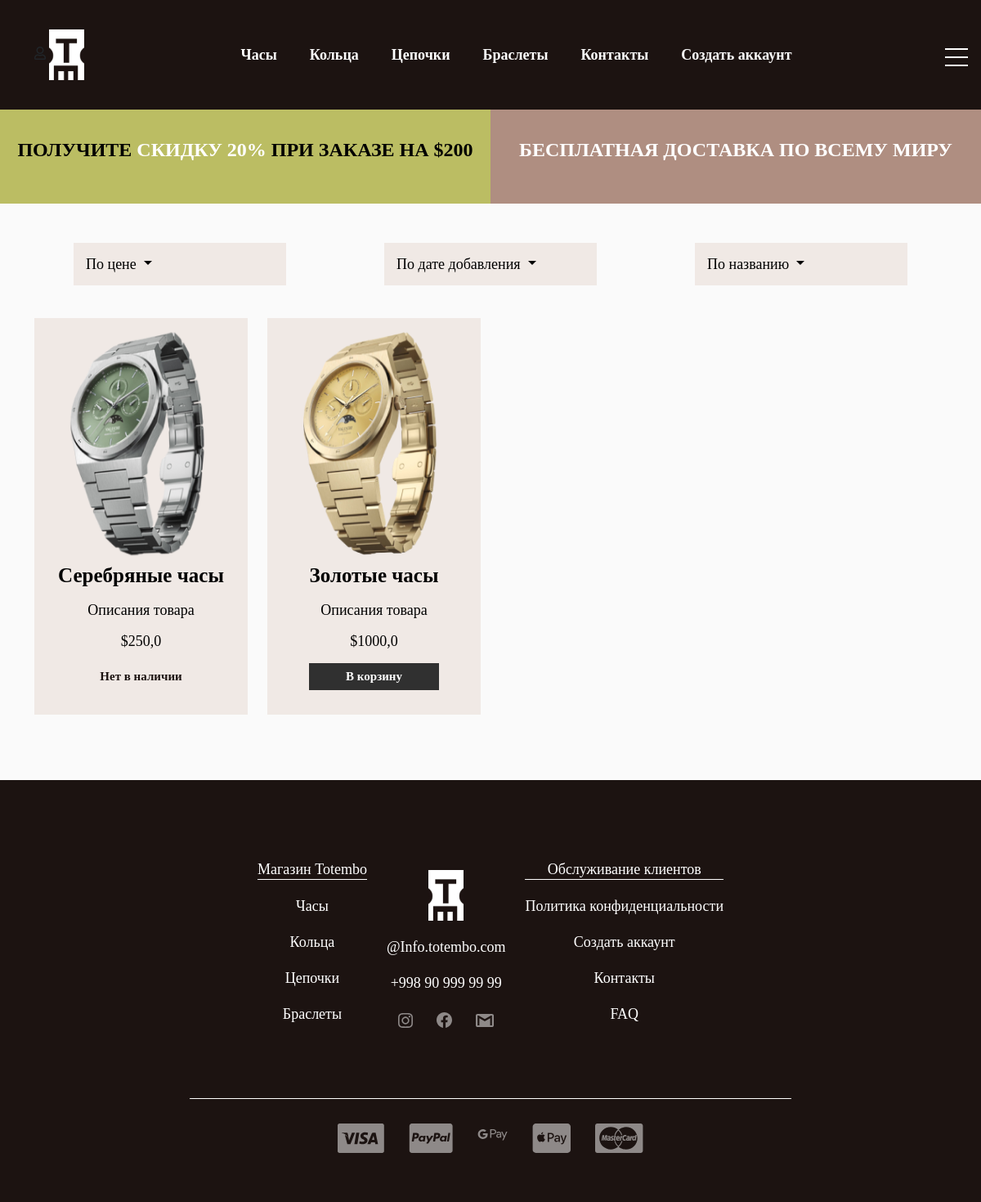
Page /category/1/ on the committed database.
### store/models.py (models this page shows, shortened)
class Category(models.Model):
    title = models.CharField(max_length=255, unique=True) # unique=True--> nomi qaytarilmasin
    def get_absolute_url(self):
        return reverse('product_list_by_category', kwargs={'pk': self.pk})

class Product(models.Model):
    name = models.CharField(max_length=255)
    price = models.FloatField()                                 # narxni float ko'rinishida ko'rsatish yani $.sent
    image = models.ImageField(null=True, blank=True)
    created_at = models.DateTimeField(auto_now_add=True)
    description = models.TextField(default='Описания товара')
    quantity = models.PositiveIntegerField()
    is_published = models.BooleanField(default=True)
    category = models.ForeignKey(Category, on_delete=models.CASCADE)    # ForeignKey--> tepadagi Category classi bilan bog'lansin
    def get_absolute_url(self):
        return reverse('product_detail', kwargs={'pk': self.pk})

### store/views.py (the view)
# urls.py: path('category/<int:pk>/', ProductListByCategory.as_view(), name='product_list_by_category'),
class ProductListByCategory(ListView):
    model = Product
    context_object_name = 'products'
    template_name = 'store/category_product_list.html'
    def get_queryset(self):
        sort_filed = self.request.GET.get('sorter')
        products = Product.objects.filter(category_id=self.kwargs['pk'])
        if sort_filed:
            products = products.order_by(sort_filed)
        return products

### store/templatetags/store_tags.py (called while the page is built)
@register.simple_tag()
def get_categories():
    return Category.objects.all()

@register.simple_tag()
def get_sorters():
    info =  [
        {
            'title': 'По цене',
            'sorters': {
                ('price', 'По возростанию'),
                ('-price', 'По убыванию'),
            }
        },
        {
            'title': 'По дате добавления',
            'sorters': {
                ('created_at', 'Сначала старые'),
                ('-created_at', 'Сначала новые'),
            }
        },
        {
            'title': 'По названию',
            'sorters': {
                ('name', 'от А до Я'),
                ('-name', 'от Я до А'),
            }
        }
    ]
    return info

@register.simple_tag()
def get_cart_product_quantity(request):
    data = cart_data(request)
    return data['cart_products_quantity']

### store/utils.py (called while the page is built, shortened)
def get_session_cart(request):
    session = request.session
    cart = session.get(settings.CART_SESSION_ID)
    if not cart:
        cart = session['cart'] = {
        }
    items = []
    order = {
        'cart_total_price': 0,
        'cart_products_quantity': 0,
        'shipping': True,
    }
    cart_products_quantity = order['cart_products_quantity']
    session.modified = True
    return {
        'order': order,
        'products': items,
        'cart_products_quantity': cart_products_quantity
    }

def cart_data(request):
    if request.user.is_authenticated:
        customer, created = Customer.objects.get_or_create(user=request.user, name=request.user.username, email=request.user.email)
        order, created = Order.objects.get_or_create(customer=customer, complete=False)
        products = order.orderproduct_set.all()
        cart_products_quantity = order.cart_products_quantity
    else:
        session_cart = get_session_cart(request)
        order = session_cart['order']
        products = session_cart['products']
        cart_products_quantity = session_cart['cart_products_quantity']
    return {
        'order': order,
        'products': products,
        'cart_products_quantity':cart_products_quantity
    }

### store/templates/store/category_product_list.html
{% extends 'base.html'  %}
{% block main %}
<main>
    {% include 'store/components/_sales.html' %}
    <section class="category_products">
        <div class="products_filter">
            <div class="container">
                <div class="row justify-content-around">
                    {% include 'store/components/_dropdown_filter.html' %}
                </div>
            </div>
        </div>
        <div class="container">
            <div class="row">
                {% for product in products %}
                <div class="col-12 col-sm-6 col-md-4 col-lg-3">
                    {% include 'store/components/_product_card.html' %}
                </div>
                {% endfor %}
            </div>
        </div>
    </section>
</main>
{% endblock main %}

### templates/components/_header_nav.html
{% load store_tags %}
{% get_categories as categories %}
<ul class="header_nav-menu d-flex justify-content-center flex-wrap text-center {% if 'category' in request.path %} border-dark {% endif %}">
    {% for category in categories %}
    <li class="header_nav-item">
        <a class="header_nav-link " href="{{ category.get_absolute_url }}">{{ category.title }}</a>
    </li>
    {% endfor %}
    <li class="header_nav-item mt-3 mt-lg-0">
        <a class="header_nav-link " href="#">Контакты</a>
    </li>
    <li class="header_nav-item mt-3 mt-lg-0">
        {% if not request.user.is_authenticated %}
            <a class="header_nav-link " href="#">Создать аккаунт</a>
        {% endif %}
    </li>
</ul>

### store/templates/store/components/_product_card.html
<div class="product_card text-center">
    <a class="product_card-detail"
       {% if product.quantity > 0 %}
        href="{{ product.get_absolute_url }}"
        {% endif %}>
        <div class="w-100">
            <img class="product_card-img img-fluid" style="height:300px;" src="{{ product.image.url }}" alt="">
        </div>
        <div class="product_card-description">
            <p class="product_card-name">{{ product.name }}</p>
            <p class="product_card-desc">{{ product.description }}</p>
            <p class="product_card-price">${{ product.price }}</p>
        </div>
    </a>
    {% if product.quantity > 0 %}
        <a href="{% url 'to_cart' product_id=product.pk action='add' %}" class="product_card-btn">В корзину</a>
    {% else %}
        <a href="" class="product_card-txt">Нет в наличии</a>
    {% endif %}
</div>

### templates/components/_footer_nav_item.html
{% load store_tags %}
{% get_categories as categories %}
<ul class="">
    <li class="footer_nav-item_header">
        <a class="footer_nav-link_header" href="">Магазин Totembo</a>
    </li>
    {% for category in categories %}
    <li class="footer_nav-item">
        <a class="footer_nav-link" href="{{ category.get_absolute_url }}">{{ category.title }}</a>
    </li>
    {% endfor %}
</ul>

### static/css/style.css (style rules this page uses)
ul, li { padding: 0; margin: 0; }
a, li { text-decoration: none; list-style: none; }
.header_nav-item { list-style: none; }
.header_nav-link { font-family: Montserrat; font-weight: 600; font-size: 18px; color: #fff; line-height: 22px; margin: 0 20px; text-decoration: none; }
.header_nav-menu { padding: 55px 0; }
.product_card { position: relative; box-sizing: border-box; background: #F0E9E5; margin-bottom: 30px; transition: all 1s; padding-bottom: 30px; }
.product_card-description { padding: 0 15px; }
.product_card-name { font-family: Montserrat; font-weight: 600; font-size: 25px; line-height: 30px; color: #000000; }
.product_card-desc { font-family: Montserrat; font-weight: normal; font-size: 18px; line-height: 22px; color: #000000; }
.product_card-price { font-family: Montserrat; font-style: normal; font-weight: normal; font-size: 18px; line-height: 22px; color: #000000; }
.product_card-btn { position: relative; top: 0; left: 0; display: inline-block; padding: 10px 45px; background: #303030; font-family: Montserrat; font-style: normal; font-weight: bold; font-size: 15px; line-height: 13px; color: #FFFFFF; transition: all 0.5s; }
.footer_nav-item_header { border-bottom: 1px solid white; }
.footer_nav-item { margin-top: 20px; }
.footer_nav-link { font-family: Montserrat; font-weight: 300; font-size: 18px; line-height: 22px; color: #FFFFFF; }
.footer_nav-link_header { font-family: Montserrat; font-weight: 500; font-size: 18px; line-height: 22px; color: #FFFFFF; }
.products_filter { margin: 40px 0; }

### store/static/store/css/additional_style.css (style rules this page uses)
.product_card-txt { display: inline-block; padding: 10px 45px; font-family: Montserrat; font-style: normal; font-weight: bold; font-size: 15px; line-height: 13px; color: #1c1311; }
body { background-color: hsl(0, 0%, 98%); }
main { margin-bottom: 50px; }

### rows in the picture
Category: title "Часы"
Category: title "Кольца"
Category: title "Цепочки"
Category: title "Браслеты"
Product: image (picture), name "Серебряные часы", description "Описания товара", price "250,0", quantity "Нет в наличии"
Product: image (picture), name "Золотые часы", description "Описания товара", price "1000,0", quantity "В корзину"

### other values in the picture
{{ filter.title }} "По цене" "По дате добавления" "По названию"
